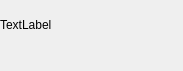
<?xml version="1.0" encoding="UTF-8"?>
<ui version="4.0">
 <class>FriendWidget</class>
 <widget class="QWidget" name="FriendWidget">
  <property name="geometry">
   <rect>
    <x>0</x>
    <y>0</y>
    <width>183</width>
    <height>71</height>
   </rect>
  </property>
  <property name="minimumSize">
   <size>
    <width>100</width>
    <height>40</height>
   </size>
  </property>
  <property name="windowTitle">
   <string>Form</string>
  </property>
  <widget class="QLabel" name="friendUsLabel">
   <property name="geometry">
    <rect>
     <x>0</x>
     <y>0</y>
     <width>120</width>
     <height>50</height>
    </rect>
   </property>
   <property name="sizePolicy">
    <sizepolicy hsizetype="MinimumExpanding" vsizetype="Preferred">
     <horstretch>0</horstretch>
     <verstretch>0</verstretch>
    </sizepolicy>
   </property>
   <property name="minimumSize">
    <size>
     <width>120</width>
     <height>40</height>
    </size>
   </property>
   <property name="text">
    <string>TextLabel</string>
   </property>
  </widget>
 </widget>
 <resources/>
 <connections/>
</ui>
